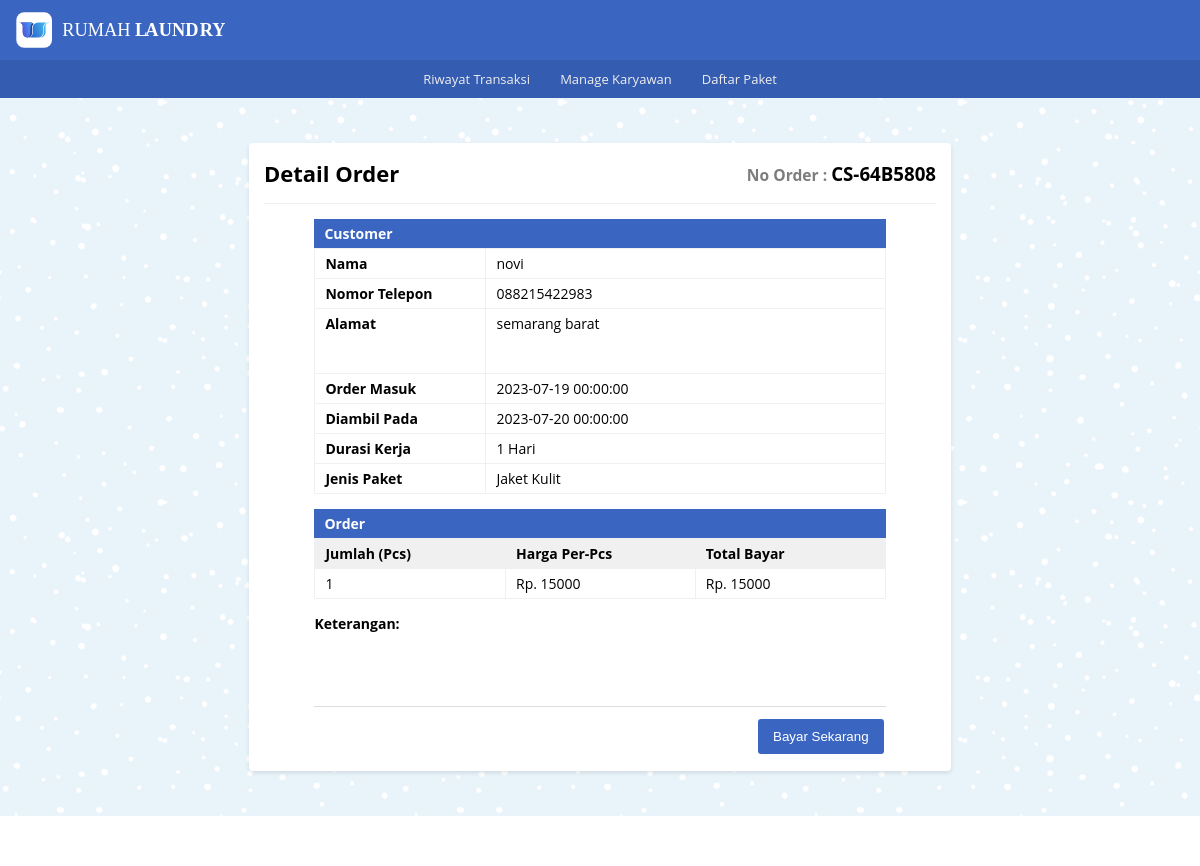
Page /detail_order/detail_cs/detail_order_cs.php?or_cs_number=CS-64B5808 on the committed database.
### tables this page shows
CREATE TABLE `tb_order_cs` (
  `id_order_cs` int(11) NOT NULL,
  `or_cs_number` varchar(10) NOT NULL,
  `nama_pel_cs` varchar(100) NOT NULL,
  `no_telp_cs` varchar(13) NOT NULL,
  `alamat_cs` text NOT NULL,
  `jenis_paket_cs` varchar(100) NOT NULL,
  `wkt_krj_cs` varchar(30) DEFAULT NULL,
  `jml_pcs` int(11) NOT NULL,
  `harga_perpcs` int(11) NOT NULL,
  `tgl_masuk_cs` datetime NOT NULL,
  `tgl_keluar_cs` datetime NOT NULL,
  `tot_bayar` double NOT NULL,
  `keterangan_cs` text NOT NULL
);

### _functions.php (called while the page is built, shortened)
<?php
$host	= 'localhost';
$user = 'root';
$pass	= '';
$db	= 'laundry_app';
$koneksi = mysqli_connect($host, $user, $pass, $db);
function query($query)
{
	global $koneksi;
	$result = mysqli_query($koneksi, $query);
	$rows = [];
	while ($row = mysqli_fetch_assoc($result)) {
		$rows[] = $row;
	}
	return $rows;
}

### detail_order/detail_cs/detail_order_cs.php (the view, shortened to what this page needs)
<?php
   require_once('../../_header.php');
   $no_cs = $_GET['or_cs_number'];
   $data = query("SELECT * FROM tb_order_cs WHERE or_cs_number = '$no_cs'")[0];
?>
   <div id="detail_or_cs" class="main-content">
      <div class="container">
         <div class="baris">
            <div class="col mt-2">
               <div class="card-md">
                  <div class="card-title card-flex">
                     <div class="card-col">
                        <h2>Detail Order</h2>
                     </div>
                     <div class="card-col txt-right">
                        <h3 class="no-order"><small>No Order : </small><?= $data['or_cs_number']?></h3>
                     </div>
                  </div>
                  <div class="card-body">
                     <form action="" method="post">
                        <div class="jdl-or">
                           <h4>Customer</h4>
                        </div>
                        <table class="tb-detail_customer">
                           <tr>
                              <th>Nama</th>
                              <td><input type="text" name="nama_pel_cs" disabled value="<?=$data['nama_pel_cs']?>"></td>
                           </tr>
                           <tr>
                              <th>Nomor Telepon</th>
                              <td><input type="text" name="no_telp_cs" disabled value="<?=$data['no_telp_cs']?>"></td>
                           </tr>
                           <tr>
                              <th>Alamat</th>
                              <td>
                                 <textarea name="alamat_cs" disabled class="txt-area">
                                    <?=$data['alamat_cs']?>
                                 </textarea>
                              </td>
                           </tr>
                           <tr>
                              <th>Order Masuk</th>
                              <td><input type="text" name="tgl_masuk_cs" disabled value="<?=$data['tgl_masuk_cs']?>"></td>
                           </tr>
                           <tr>
                              <th>Diambil Pada</th>
                              <td><input type="text" name="tgl_keluar_cs" disabled value="<?=$data['tgl_keluar_cs']?>"></td>
                           </tr>
                           <tr>
                              <th>Durasi Kerja</th>
                              <td><input type="text" name="wkt_krj_cs" disabled value="<?=$data['wkt_krj_cs']?>"></td>
                           </tr>
                           <tr>
                              <th>Jenis Paket</th>
                              <td><input type="text" name="jenis_paket_cs" disabled value="<?=$data['jenis_paket_cs']?>"></td>
                           </tr>
                        </table>
                        <div class="jdl-or">
                           <h4>Order</h4>
                        </div>
                        <table class="tb-detail_order">
                           <tr>
                              <th>Jumlah (Pcs)</th>
                              <th>Harga Per-Pcs</th>
                              <th>Total Bayar</th>
                           </tr>
                           <tr>
                              <td><input type="text" name="jml_pcs" disabled value="<?=$data['jml_pcs']?>"></td>
                              <td><input type="text" name="harga_perpcs" disabled value="<?= 'Rp. ' . $data['harga_perpcs']?>"></td>
                              <td><input type="text" name="tot_bayar" disabled value="<?= 'Rp. ' . $data['tot_bayar']?>"></td>
                           </tr>
                        </table>
                        <div class="details">
                           <h4 class="mb-01">Keterangan:</h4>
                           <p class="lead">
                              <textarea name="keterangan_cs" disabled class="txt-area">
                                 <?=$data['keterangan_cs']?>
                              </textarea>
                           </p>
                        </div>
                        <div class="form-footer_detail">
                           <div class="buttons">
                              <button type="submit" name="bayar_cs" class="btn-sm bg-primary">Bayar Sekarang</button>
                           </div>
                        </div>
                     </form>
                  </div>
               </div>
            </div>
         </div>
      </div>
   </div>
<?php require_once('../../_footer.php') ?>

### _assets/css/style.css (style rules this page uses)
* { margin: 0; padding: 0; box-sizing: border-box; }
html,body { width: 100%; max-width: 100%; position: relative; font-family: 'Open sans', sans-serif; display: flex; flex-direction: column; background-image: url(../img/blue-snow.png); overflow-x: hidden; }
.txt-right { text-align: right; }
.lead { line-height: 25px; }
.mt-2 { margin-top: 30px }
.mb-01 { margin-bottom: 8px }
h2 { font-size: 22px; }
.main-content { display: flex; flex-direction: column; }
.container { display: flex; flex-direction: column; width: 1080px; max-width: 100%; margin: auto; padding: 0 15px; min-height: 20px; }
.baris { position: relative; margin: 0 -15px; display: flex; flex-direction: row; flex-wrap: wrap; }
.bg-primary { border: 2px solid #3a66c1; color: #ffffff; background-color: #3a66c1; }
.col { flex: 1; }
.no-order small { color: #7d7d7d; }
.card-md { background-color: #fff; width: 65%; margin: 15px auto; padding: 15px; border-radius: 4px; box-shadow: 0 2px 4px rgba(0,0,0,0.10); }
.card-body { position: relative; }
.card-title { padding-bottom: 15px; margin-bottom: 15px; border-bottom: 1px solid #eeeeee; }
.card-flex { display: flex; flex-direction: row; align-items: center; justify-content: space-between; }
.card-col { flex: 1; }
.card-md .card-body table.tb-detail_customer, .card-md .card-body table.tb-detail_order { width: 85%; position: relative; margin: 0 auto; border-collapse: collapse; text-align: left; }
.card-md .card-body .jdl-or { width: 85%; font-size: 14px; padding: 5px 10px; margin: 0 auto; color: #fff; background-color: #3a66c1; }
.card-md .card-body .details { width: 85%; margin: 15px auto 0; font-size: 14px; }
table.tb-detail_customer tr th { width: 30%; }
table.tb-detail_customer tr td { width: 70%; }
table.tb-detail_customer tr th, table.tb-detail_customer tr td, table.tb-detail_order tr th, table.tb-detail_order tr td { vertical-align: top; padding: 5px 10px; font-size: 14px; border: 1px solid #f0f0f0; }
table.tb-detail_order tr th { background-color: #f0f0f0; }
table.tb-detail_order tr th, table.tb-detail_order tr td { text-align: left; }
table.tb-detail_customer tr td input, table.tb-detail_customer tr td .txt-area, table.tb-detail_order tr td input, .details p.lead .txt-area { width: 100%; font-family: 'Open sans', sans-serif; font-size: 14px; border: 0; background-color: transparent; color: #000; }
.txt-area { padding: 0 !important; margin: 0 !important; min-height: 50px; resize: none; overflow-y: auto; outline: none; white-space: normal; }
.form-footer .buttons, .form-footer_detail .buttons { text-align: right; width: 50%; margin-left: auto; }
.form-footer_detail { width: 85%; margin: 8px auto 0; border-top: 1px solid #dddddd; padding-top: 10px; display: flex; }
.btn-sm { display: inline-block; text-decoration: none; padding: 10px 15px; margin: 2px; border-radius: 3px; cursor: pointer; border: 0; }

### rows in the picture
tb_order_cs: or_cs_number "CS-64B5808", nama_pel_cs "novi", no_telp_cs "088215422983", alamat_cs "semarang barat", tgl_masuk_cs "2023-07-19 00:00:00", tgl_keluar_cs "2023-07-20 00:00:00", wkt_krj_cs "1 Hari", jenis_paket_cs "Jaket Kulit", jml_pcs "1", harga_perpcs "Rp. 15000", tot_bayar "Rp. 15000"
